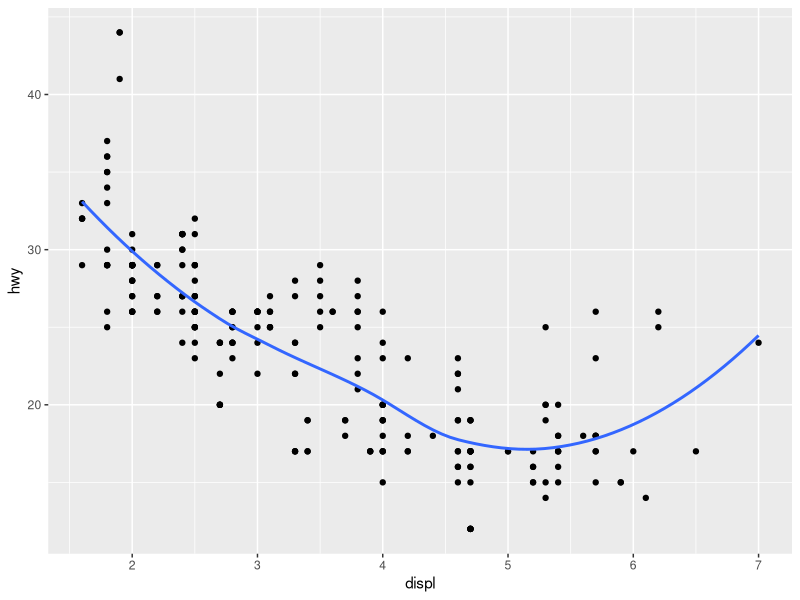
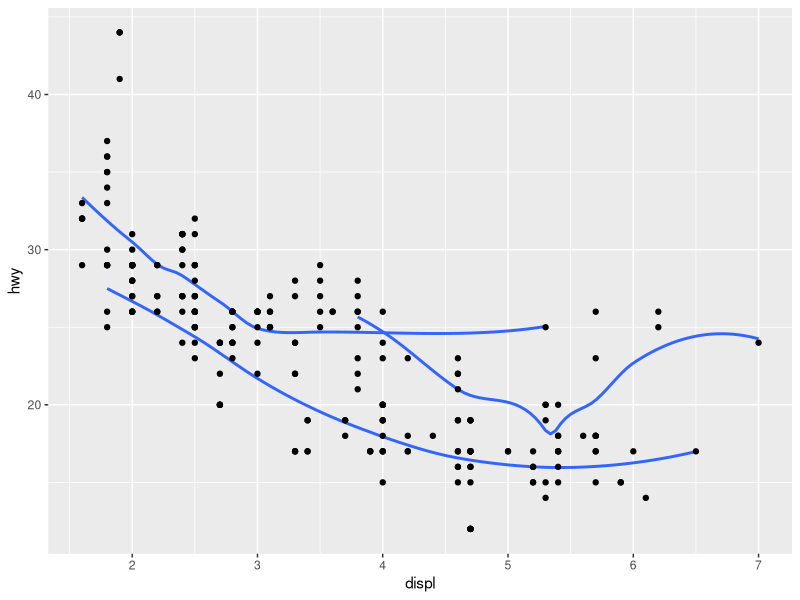
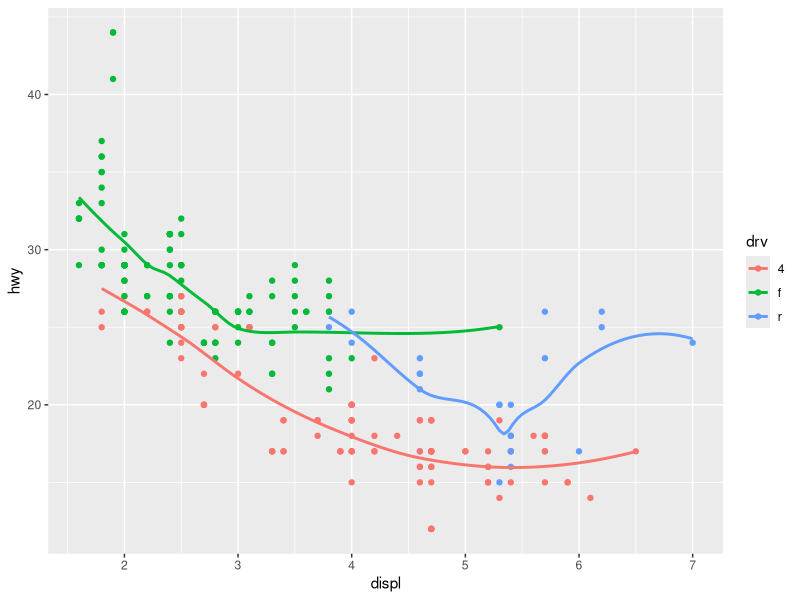
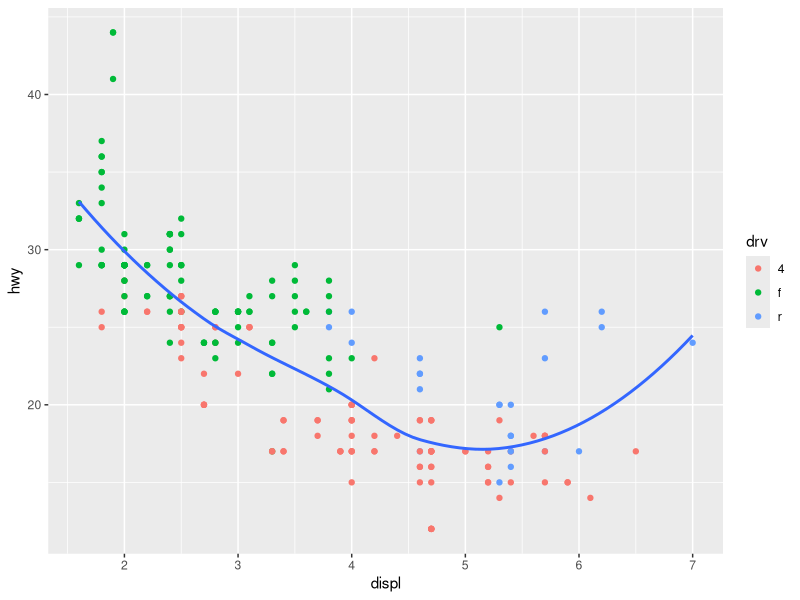
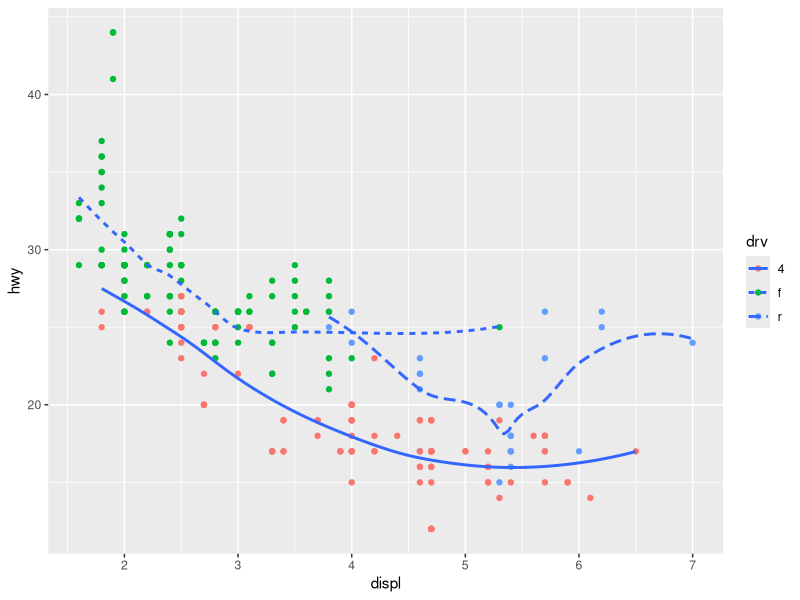
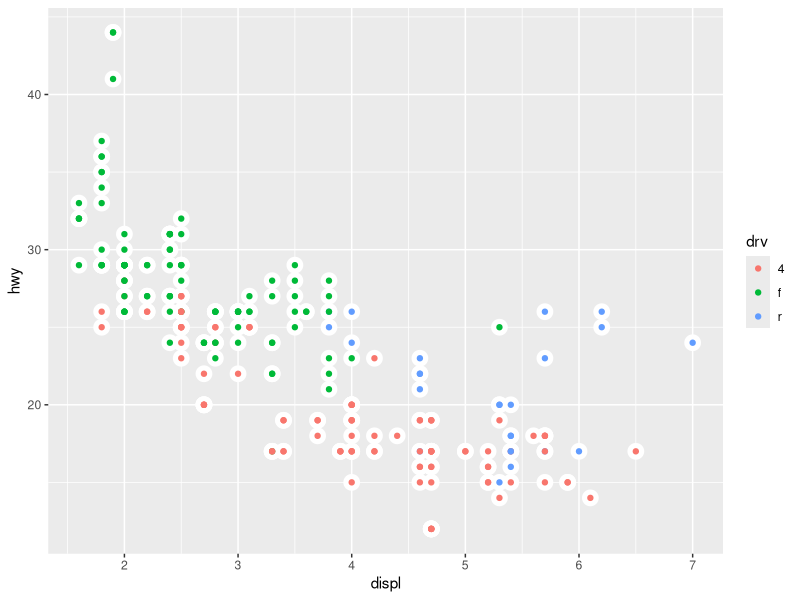

Write R code to recreate these figures, in order.
library(ggplot2)

#A
ggplot2::ggplot(mpg, 
                aes(x = displ, y = hwy)) +
  geom_point() +
  geom_smooth(se = FALSE)

#B
ggplot2::ggplot(mpg, 
                aes(x = displ, y = hwy)) +
  geom_smooth(aes(group = drv),
              se = FALSE,
              show.legend = FALSE) +
  geom_point()

#C
ggplot(mpg, 
       aes(x = displ, y = hwy, colour = drv)) +
  geom_point() +
  geom_smooth(se = FALSE)

#D
ggplot(mpg, 
       aes(x = displ, y = hwy)) +
  geom_point(aes(colour = drv)) +
  geom_smooth(se = FALSE)

#E
ggplot(mpg, 
       aes(x = displ, y = hwy)) +
  geom_point(aes(colour = drv)) +
  geom_smooth(aes(linetype = drv),
              se = FALSE)

#F
ggplot(mpg, 
       aes(x = displ, y = hwy)) +
  geom_point(size = 5, 
             colour = "white") +
  geom_point(aes(colour = drv))